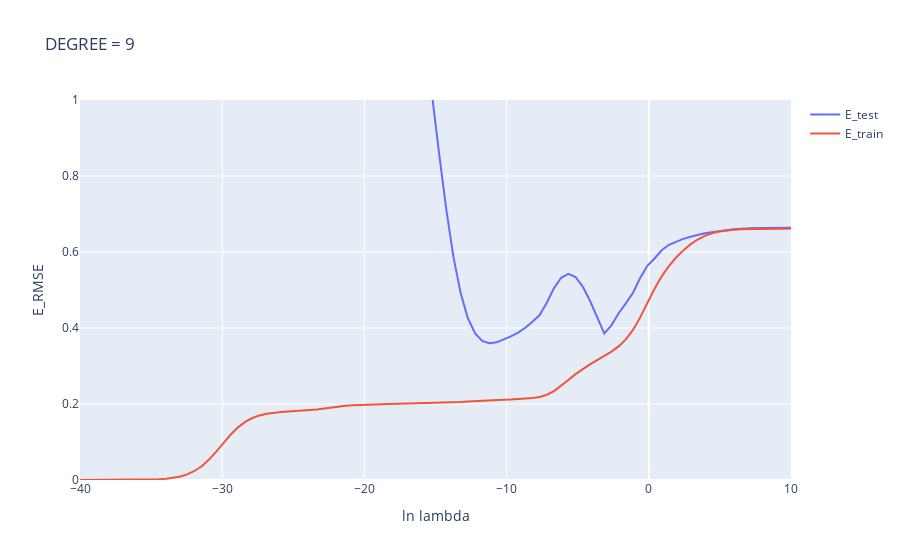

Notebook code cell kept with this figure:
### Code cell
fig = go.Figure()
fig.add_trace(go.Scatter(x=log_e_lamda, y=E_test ,mode='lines', name='E_test'))
fig.add_trace(go.Scatter(x=log_e_lamda, y=E_train ,mode='lines', name='E_train'))
fig.update_layout(
    title=f'DEGREE = 9',
    xaxis_title='ln lambda',
    yaxis_title='E_RMSE',
    yaxis_range=[0,1]
    )
fig.show()
